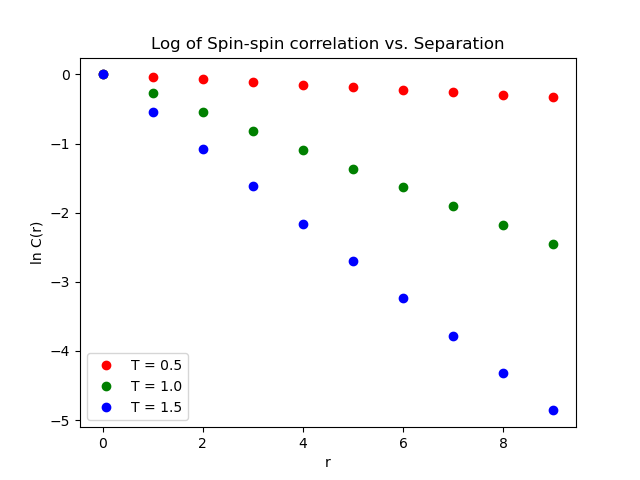

The script that drew this image:
import numpy as np
import matplotlib.pyplot as plt

J = 1
N = 10
T_arr = np.array([0.5, 1.0, 1.5])
states = 2 ** N
E_n = np.zeros(states)

def E_avg(E_n, T):
    return np.sum(np.dot(E_n, np.exp(-1 / T * E_n))) / np.sum(np.exp(-1 / T * E_n))
def E2_avg(E_n, T):
    return np.sum(np.dot(E_n ** 2, np.exp(-1 / T * E_n))) / np.sum(np.exp(-1 / T * E_n))
def C(E_n, T):
    return 1/T ** 2 * (E2_avg(E_n, T) - E_avg(E_n, T) ** 2)
def S(E_n, T):
    return 1 / T * (E_avg(N, E_n, T) - F(N, E_n, T))
def F(E_n, T):
    return -1 * T * np.log(np.sum(np.exp(-1 / T * E_n)))
def S_n_avg(E_n, T, n):
    nth_site = 2 * np.bitwise_and(np.right_shift(np.arange(0, states), N - n - 1),  1) - 1
    return np.sum(np.dot(nth_site, np.exp(-1 / T * E_n)) / np.sum(np.exp(-1 / T * E_n)))
def C_r(E_n, T, r):
    zeroth_site = 2 * np.bitwise_and(np.right_shift(np.arange(0, states), N - 1),  1) - 1
    rth_site = 2 * np.bitwise_and(np.right_shift(np.arange(0, states), N - r - 1),  1) - 1
    return np.sum(np.dot(np.multiply(zeroth_site, rth_site), np.exp(-1 / T * E_n)) / np.sum(np.exp(-1 / T * E_n)))

for s in range(states):
    anti = ((((s >> 1) ^ s) & (2 ** (N - 1) - 1))).bit_count()
    E = np.sum(-1 * J * (N - 1 - 2 * anti))
    E_n[s] = E

r_arr = np.arange(N)
cols = ["r", "g", "b"]
for i, T in enumerate(T_arr):
    C_arr = np.zeros(N)
    for r in range(N):
        C_arr[r] = C_r(E_n, T, r)
    plt.plot(r_arr, np.log(C_arr), cols[i] + "o", label="T = " + str(T))
plt.xlabel("r")
plt.ylabel("ln C(r)")
plt.title("Log of Spin-spin correlation vs. Separation")
plt.legend()
plt.show()
